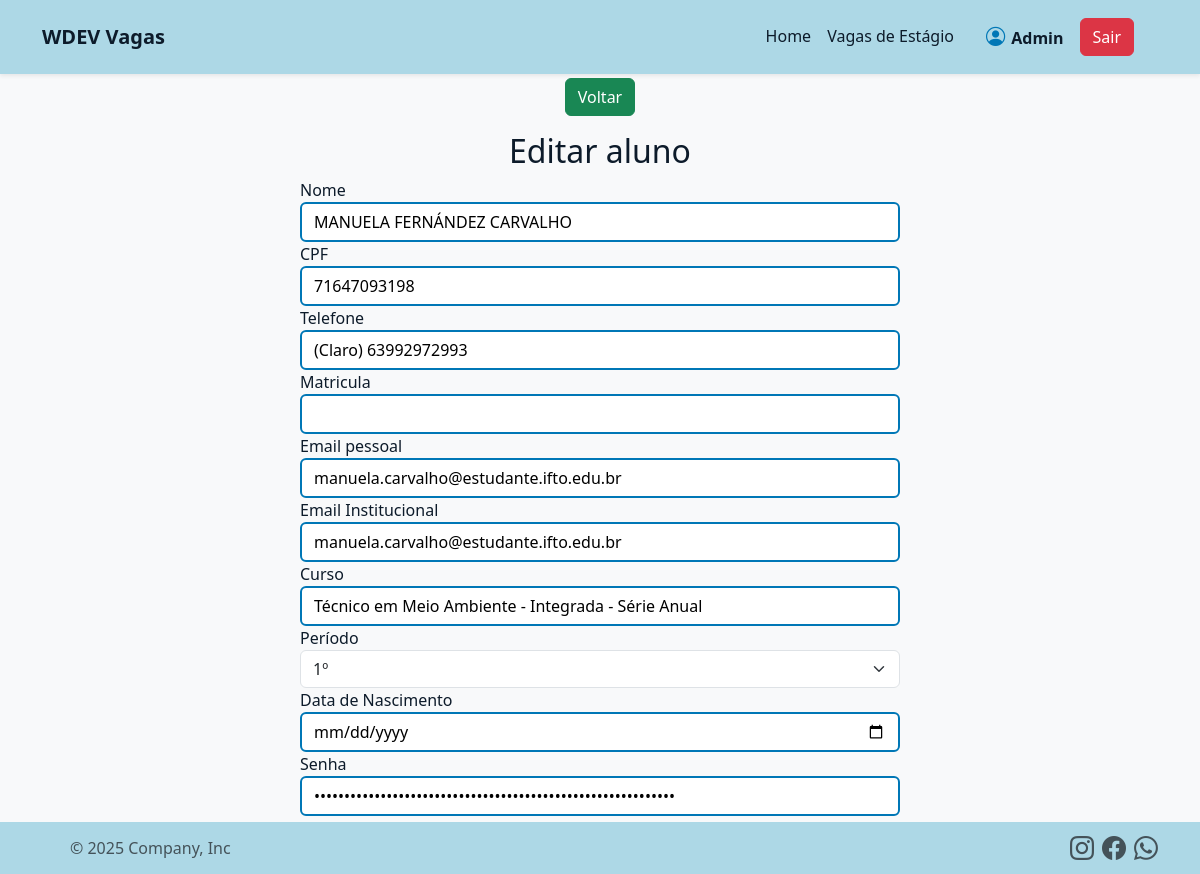
The page /aluno/editar.php?id=305 (signed in) on the database its author committed.
### tables this page shows
create table alunos(
         id int not null AUTO_INCREMENT PRIMARY KEY,/
         nome varchar(255),
         cpf varchar(11) unique,
         matricula varchar(255)
         telefone varchar(14) unique,
         email_pessoal varchar(255) unique,
         email_institucional varchar(255) unique,
         dtn date,
         curso varchar(255),
         periodo varchar(2)
         senha varchar (255)
);

### aluno/editar.php (called while the page is built, shortened)
<?php
$obAluno = Aluno::getAluno($_GET['id']);
include __DIR__ . '/../includes/header.php';
include __DIR__ . '/formulario.php';
include __DIR__ . '/../includes/footer.php';

### app/Db/DataBase.php (called while the page is built, shortened)
<?php
class DataBase
{
    private $table;
    private $connection;
    public function __construct($table = null)
    {
        $this->table = $table;
    }
    private function SetConnection()
    {
        try {
            $this->connection = new PDO('mysql:host=' . self::HOST . ';dbname=' . self::NAME, self::USER, self::PASS);
            $this->connection->setAttribute(PDO::ATTR_ERRMODE, PDO::ERRMODE_EXCEPTION);
        } catch (PDOException $e) {
            die('ERROR: ' . $e->getMessage());
        }
    }
    public function execute($query, $params = [])
    {
        try {
            $statement = $this->connection->prepare($query);
            $statement->execute($params);
            return $statement;
        } catch (PDOException $e) {
            die('ERROR: ' . $e->getMessage());
        }
    }
    public function select($where = null, $order = null, $limit = null, $fields = '*'){
    $query = 'SELECT '.$fields.' FROM '.$this->table;
    $where = strlen($where) ? ' WHERE '.$where : '';
    $order = strlen($order) ? ' ORDER BY '.$order : '';
    $limit = strlen($limit) ? ' LIMIT '.$limit : '';
    $query .= $where.$order.$limit;
    return $this->execute($query);
}
}

### app/Entity/Aluno.php (called while the page is built, shortened)
<?php
class Aluno
{
    public static function getAluno($id)
    {
        return (new DataBase('alunos'))->select('id = ' . $id)
            ->fetchObject(self::class);
    }
}

### aluno/formulario.php (the view, shortened to what this page needs)
<main class="d-flex justify-content-center align-items-center" style="min-height: 100vh;">
    <div class="w-50">
        <section class="mb-3 text-center">
            <a href="listar.php">
                <button class="btn btn-success">Voltar</button>
            </a>
        </section>
        <h2 class="mt-3 text-center"><?= TITLE ?></h2>
        <form method="post">
            <div class="form-group">
                <label>Nome</label>
                <input type="text" class="form-control" name="nome" value="<?= $obAluno->nome ?>" required>
            </div>
            <div class="form-group">
                <label>CPF</label>
                <input type="number" class="form-control" name="cpf" value="<?= $obAluno->cpf ?>" required>
            </div>
            <div class="form-group">
                <label>Telefone</label>
                <input type="text" class="form-control" name="telefone" value="<?= $obAluno->telefone ?>" required>
            </div>
            <div class="form-group">
                <label>Matricula</label>
                <input type="number" class="form-control" name="matricula" value="<?= $obAluno->matricula ?>" required>
            </div>
            <div class="form-group">
                <label>Email pessoal</label>
                <input type="email" class="form-control" name="email_pessoal" value="<?= $obAluno->email_pessoal ?>" required>
            </div>
            <div class="form-group">
                <label>Email Institucional</label>
                <input type="email" class="form-control" name="email_institucional" value="<?= $obAluno->email_institucional ?>" required>
            </div>
            <div class="form-group">
                <label>Curso</label>
                <input type="text" class="form-control" name="curso" value="<?= $obAluno->curso ?>" required>
            </div>
            <div class="form-group">
                <label>Período</label>
                <select class= "form-select">
                    <option value="1">1º</option>
                </select>
            </div>
            <div class="form-group">
                <label>Data de Nascimento</label>
                <input type="date" class="form-control" name="dtn" value="<?= $obAluno->data ?>" required>
            </div>
            <div class="form-group">
                <label>Senha</label>
                <input type="password" class="form-control" name="senha" value="<?= $obAluno->senha ?>" required>
            </div>
            <div class="form-group mt-3 text-center">
                <button type="submit" class="btn btn-success">Enviar</button>
            </div>
        </form>
    </div>
</main>

### includes/header.php (style rules this page uses)
:root { --baby-blue: #add8e6; --baby-blue-hover: #87ceeb; --page-bg: #f8f9fa; --strong-blue: #0077b6; }
body { background-color: var(--page-bg); color: #0d1b2a; display: flex; flex-direction: column; min-height: 100vh; }
.form-control { border: 2px solid var(--strong-blue); background-color: white; color: black; }

### rows shown on the page
alunos: nome "MANUELA FERNÁNDEZ CARVALHO", cpf "71647093198", telefone "(Claro) 63992972993", email_pessoal "manuela.carvalho@estudante.ifto.edu.br", email_institucional "manuela.carvalho@estudante.ifto.edu.br", curso "Técnico em Meio Ambiente - Integrada - Série Anual"

### other values the page prints
$alunoLogado['nome'] "Admin"
TITLE "Editar aluno"
